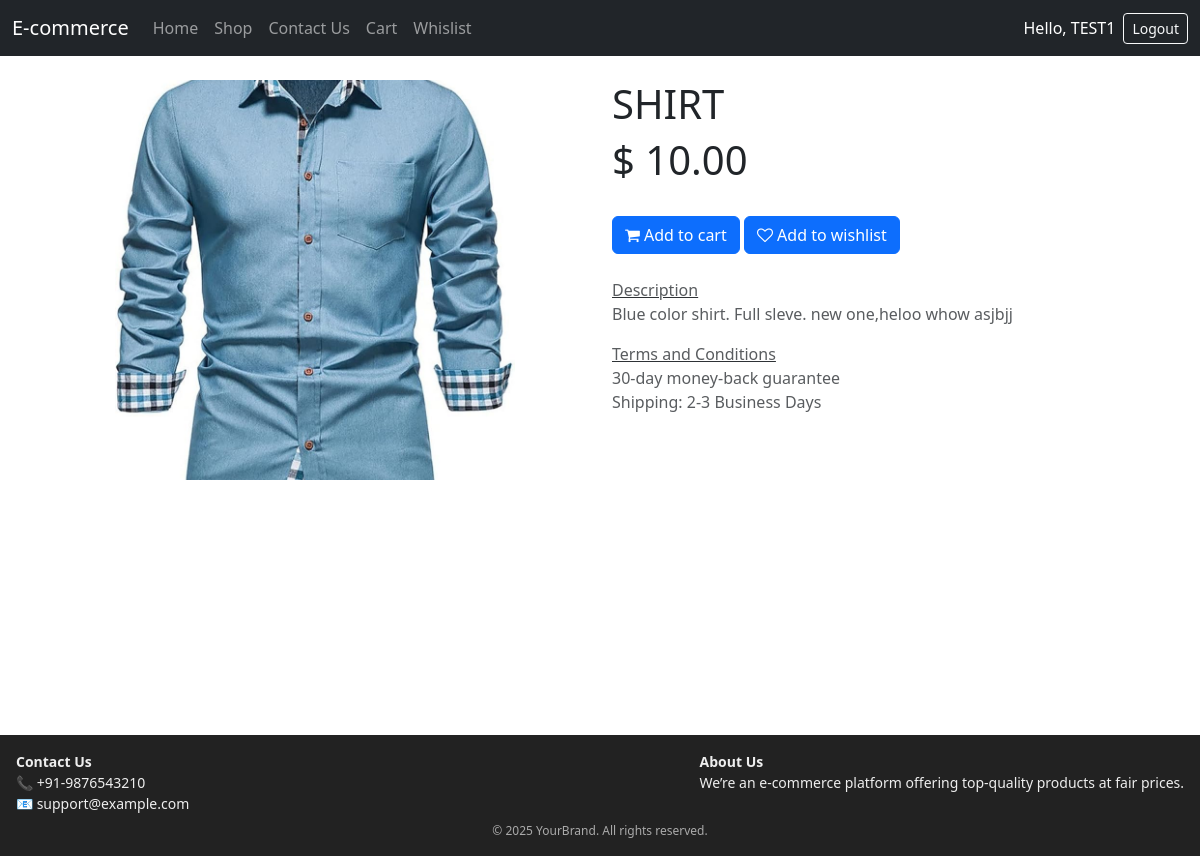
The page /shop/productDetail/1 (signed in) on the database its author committed.
### shop/models.py (models this page shows, shortened)
class Users(AbstractUser):
    email = models.EmailField(max_length=254, blank=False, null=False, unique=True)

class Product(models.Model):
    name = models.CharField(max_length=20, blank=False, null=False)
    price = models.DecimalField(max_digits=10, decimal_places=2, blank=False, null=False, default = 10.00)
    product_image = models.ImageField(upload_to="shop/product", blank=False, null=False)
    category_id = models.ForeignKey(Category, on_delete=models.CASCADE, blank=False, null=False)
    create_date = models.DateTimeField("Create Date",auto_now_add=True)
    published = models.BooleanField(default=False)
    internal_ref = models.CharField(max_length=20, editable=False, unique=True)
    stock = models.IntegerField(default=0)
    description = models.TextField(blank=True, null=True)
    allow_out_of_stock = models.BooleanField(default=False)
    product_type = models.CharField(max_length=20, choices=[('storable', 'Storable'), ('consumable', 'Consumable')], default='storable')

### shop/views.py (the view)
# urls.py: path('productDetail/<int:pk>', views.productDetailView.as_view(), name='productDetail'),
class productDetailView(generic.DetailView):
    model = Product
    template_name = "shop/productDetail.html"

### shop/templates/shop/productDetail.html (shortened to what this page needs)
{% extends "shop/base.html" %}
{% block body %}
<div class="container">
    <div class="row" id="product_detail_main" data-image_width="50_pc" data-image_layout="carousel">
        <div class="col-lg-6 mt-lg-4 position-relative" data-image-amount="1">
            <div id="o-carousel-product" class="carousel slide position-sticky mb-3 overflow-hidden" style="top: 62.6px;">
                <div class="o_carousel_product_outer carousel-outer position-relative d-flex align-items-center w-100 overflow-hidden">
                    <div class="carousel-inner h-100">
                        <div class="carousel-item h-100 text-center active" style="min-height: 344.8px;">
                            <div class="position-relative d-inline-flex overflow-hidden m-auto w-100">
                                <div class="d-flex align-items-start justify-content-center w-100 oe_unmovable">
                                    <img src="{{ product.product_image.url }}"
                                        class="img img-fluid oe_unmovable product_detail_img"
                                        alt="{{ product.name }}"
                                        loading="lazy"
                                        style="height: 400px; width: 400px; object-fit: cover;">
                                </div>
                            </div>
                        </div>
                    </div>
                </div>
            </div>
        </div>
        <div id="product_details" class="col-lg-6 mt-md-4">
            <h1>{{ product.name|upper }}</h1>
            <h1>$ {{ product.price }}</h1>
            <br>
            <button type="button" role="button" id="add_to_cart" class="btn btn-primary">
                <i class="fa fa-shopping-cart"></i>
                Add to cart
            </button>
            <button type="button" role="button" id="add_to_wishlist" class="btn btn-primary">
                <i class="fa fa-heart-o"></i>
                Add to wishlist
            </button>
            <br><br>
            <div id="o_product_description" class="d-flex justify-content-between flex-column flex-md-row align-items-md-end gap-3 mb-3">
                <p class="text-muted mb-0">
                <a href="#" class="text-muted"><u>Description</u></a><br>
                {{ product.description }}</p>
            </div>
            <div id="o_product_terms_and_share" class="d-flex justify-content-between flex-column flex-md-row align-items-md-end gap-3 mb-3">
                <p class="text-muted mb-0">
                <a href="#" class="text-muted"><u>Terms and Conditions</u></a><br>
                30-day money-back guarantee<br>
                Shipping: 2-3 Business Days
                </p>
            </div>
        </div>
    </div>
</div>
{% endblock %}

### shop/templates/shop/base.html (shortened to what this page needs)
<!DOCTYPE html>
<html lang="en">
<head>
</head>
<body>
    <nav class="navbar navbar-expand-lg navbar-dark bg-dark">
        <div class="container-fluid">
          <a class="navbar-brand" href="#">E-commerce</a>
          <div class="collapse navbar-collapse" id="navbarNavDropdown">
            <ul class="navbar-nav">
              <li class="nav-item">
                <a class="nav-link {% if request.path == '/shop/' %}active{% endif %}" aria-current="page" href="/shop">Home</a>
              </li>
              <li class="nav-item">
                <a class="nav-link {% if request.path == '/shop/shop/' %}active{% endif %}" href="/shop/shop">Shop</a>
              </li>
              <li class="nav-item">
                <a class="nav-link {% if request.path == '/shop/contactUs/' %}active{% endif %}" href="/shop/contactUs">Contact Us</a>
              </li>
              <li class="nav-item">
                <a class="nav-link {% if request.path == '#' %}active{% endif %}" href="#">Cart</a>
              </li>
              <li class="nav-item">
                <a class="nav-link {% if request.path == '#' %}active{% endif %}" href="#">Whislist</a>
              </li>
            </ul>
            <ul class="navbar-nav ms-auto">
              {% if request.user.is_authenticated %}
                <li class="nav-item d-flex align-items-center">
                  <span class="navbar-text text-white me-2">Hello, {{ request.user.username|upper }}</span>
                  <a class="btn btn-outline-light btn-sm" href="{% url 'shop:logout' %}">Logout</a>
                </li>
              {% else %}
                <li class="nav-item">
                  <a class="btn btn-outline-light btn-sm" href="{% url 'shop:signin' %}">Sign In</a>
                </li>
              {% endif %}
            </ul>
          </div>
        </div>
      </nav>
      <div class="wrapper">
        <div class="content">
          {% block body %}{% endblock %}
        </div>
        <footer class="footer">
          <div class="footer-content">
            <div>
              <strong>Contact Us</strong><br>
              📞 +91-9876543210<br>
              📧 support@example.com
            </div>
            <div>
              <strong>About Us</strong><br>
              We’re an e-commerce platform offering top-quality products at fair prices.
            </div>
          </div>
          <div class="footer-bottom">
            &copy; 2025 YourBrand. All rights reserved.
          </div>
        </footer>
      </div>
    <link href="https://cdn.jsdelivr.net/npm/bootstrap@5.3.3/dist/css/bootstrap.min.css" rel="stylesheet">
    <link rel="stylesheet" href="https://cdnjs.cloudflare.com/ajax/libs/font-awesome/4.7.0/css/font-awesome.min.css">
</body>
</html>

### shop/templates/shop/base.html (style rules this page uses)
html, body { height: 100%; margin: 0; }
.wrapper { display: flex; flex-direction: column; min-height: 100vh; }
.content { flex: 1; }
.footer { background: #222; color: #eee; padding: 1rem; font-size: 14px; }
.footer-content { display: flex; justify-content: space-between; flex-wrap: wrap; gap: 1rem; }
.footer-bottom { text-align: center; margin-top: 0.5rem; font-size: 12px; color: #aaa; }

### rows shown on the page
Users: user.username "TEST1"
Product: product_image (picture), name "SHIRT", price "10.00", description "Blue color shirt. Full sleve. new one,heloo whow asjbjj"
